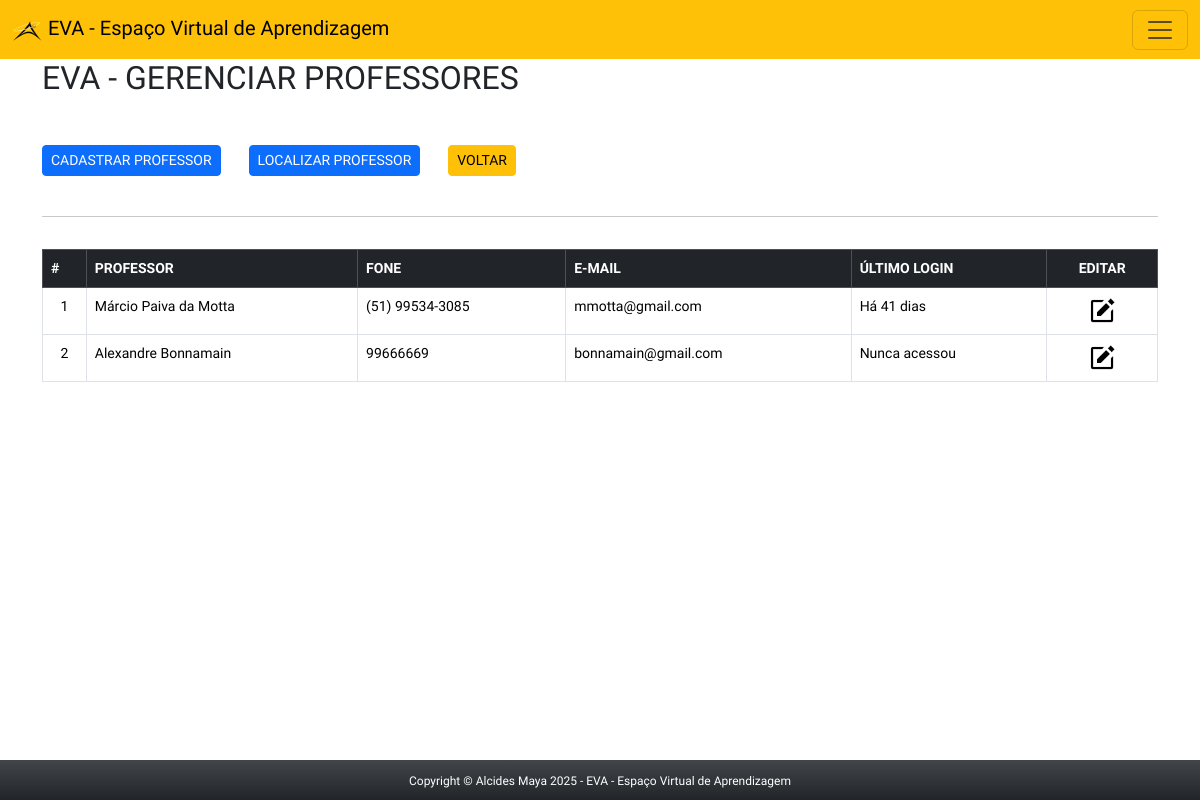
/app/view/adminProfes.php (signed in), run on the app's committed database.
### tables this page shows
CREATE TABLE `professores` (
  `id_prof` int(11) NOT NULL,
  `nome_prof` varchar(90) NOT NULL,
  `email` varchar(90) NOT NULL,
  `fone` varchar(15) NOT NULL,
  `data_criado` timestamp NOT NULL DEFAULT CURRENT_TIMESTAMP,
  `data_editado` timestamp NOT NULL DEFAULT CURRENT_TIMESTAMP ON UPDATE CURRENT_TIMESTAMP
);

CREATE TABLE `usuarios` (
  `id_usuario` int(11) NOT NULL,
  `username` varchar(30) NOT NULL,
  `senha` varchar(128) DEFAULT '7B00348CD926B12509E4326E7E1AA6BC23C59D3621D0A9EC902E09A01C692ED6',
  `nivel` tinyint(1) DEFAULT '1',
  `email` varchar(90) NOT NULL,
  `avatar` varchar(128) DEFAULT 'avatar.png',
  `ultimo_login` timestamp NULL DEFAULT NULL,
  `data_criado` timestamp NOT NULL DEFAULT CURRENT_TIMESTAMP,
  `data_editado` timestamp NOT NULL DEFAULT CURRENT_TIMESTAMP ON UPDATE CURRENT_TIMESTAMP
);

### app/config/connect.php (called while the page is built, shortened)
<?php
abstract class Connect {
    private $servidor = 'localhost';
    private $user = 'root';
    private $pass = 'usbw';
    private $banco = 'eva';
    private function connect() {
        $this->conn = new PDO("mysql:host=$this->servidor;dbname=$this->banco", $this->user, $this->pass);
    }
}
?>

### app/model/professor.php (called while the page is built, shortened)
<?php
require_once '../config/connect.php';
class Professor extends Connect {
    private $tabela = 'professores';
    public function consultarProfessores() {
        $sql = "SELECT p.id_prof, p.nome_prof, p.email, p.fone, u.ultimo_login
                FROM $this->tabela AS p
                LEFT JOIN usuarios AS u ON p.email = u.email
                ORDER BY u.ultimo_login DESC";
        $stmt = $this->conn->prepare($sql);
        $stmt->execute();
        return $stmt->fetchAll(PDO::FETCH_ASSOC);
    }
}
?>

### app/view/adminProfes.php (the view, shortened to what this page needs)
<?php
        if(isset($_SESSION['logado']) && $_SESSION['logado'] == true && $_SESSION['nivel'] >= 3 ){
?>
<!DOCTYPE html>
<html lang="pt-br">
<head>
    <link rel="stylesheet" href="css/style.css">
</head>
<body>
    <div class="container-full">
    <?php require_once 'headerAdmin.php'; ?>
        <section class="container main bg-white">
            <h2 class="mb-5"> EVA - GERENCIAR PROFESSORES</h2>
            <button type="button" class="btn btn-sm btn-primary" data-bs-toggle="modal" data-bs-target="#cadProf">
                CADASTRAR PROFESSOR
             </button>
            <button type="button" class="btn btn-sm btn-primary ms-4" data-bs-toggle="modal" data-bs-target="#localiza">
                LOCALIZAR PROFESSOR
            </button>
            <a href="indexAdmin.php" class="btn btn-sm btn-warning ms-4">VOLTAR</a>
            <br>&nbsp;
            <hr class="pt-2 pb-2">
            <table class="table table-bordered table stripped">
                <thead class="table-dark">
                    <tr>
                        <th>
                            #
                        </th>
                        <th>
                            PROFESSOR
                        </th>
                        <th>
                            FONE
                        </th>
                        <th>
                            E-MAIL
                        </th>
                        <th>
                            ÚLTIMO LOGIN
                        </th>
                        <th class='text-center'>
                            EDITAR
                        </th>
                    </tr>
                </thead>
                <tbody>
                <?php
                      $professor = new professor();
                      $consulta = $professor->consultarProfessores();
                        $i = 1;
                      foreach($consulta as $linha){
                          $id = $linha['id_prof'];
                          $nome = $linha['nome_prof'];
                          $fone = $linha['fone'];
                          $email = $linha['email'];
                          $ultimo_login = $linha['ultimo_login'];
                          $timestampAtual = time();
                          echo"
                          <tr>
                              <td class='text-center'>". $i++ ."</td>
                              <td>$nome</td>
                              <td>$fone</td>
                              <td>$email</td>";
                                  $dataHoraUltimoLogin = $ultimo_login;
                                      if (empty($dataHoraUltimoLogin)) {
                                          echo "<td>Nunca acessou</td>";
                                      } else {
                                          $timestampLogin = strtotime($dataHoraUltimoLogin); ;
                                          $diferenca = $timestampAtual - $timestampLogin; ;
                                          if ($diferenca < 60) {
                                              echo "<td>Agora</td>";
                                          } elseif ($diferenca < 3600) {
                                              $minutos = floor($diferenca / 60);
                                              echo "<td>Há $minutos minutos</td>";
                                          } elseif ($diferenca < 86400) {
                                              $horas = floor($diferenca / 3600);
                                              echo "<td>Há $horas horas<br></td>";
                                          } else {
                                              $dias = floor($diferenca / 86400);
                                              echo "<td>Há $dias dias</td>";
                                          }
                                      }
                          echo "
                                <td class='text-center log'>
                                <a href='editProf.php?id=$id'>
                                <img src='../../public/img/logos/edit.png'></a
                              </td>
                          </tr>";
                      }
                ?>
                </tbody>
            </table>
        </section>
        <?php require_once 'footer.php'; ?>
    </div>
</body>
</html>
<?php
    }else{
        header('Location: ../index.php');
    }
?>

### app/view/css/style.css (style rules this page uses)
body, * { font-family: 'Saira', sans-serif; font-optical-sizing: auto; font-style: normal; }
table { font-size: 14px; margin-bottom: 150px !important; }
.log img { width: 30px; }

### data on the page
professores: nome_prof "Márcio Paiva da Motta", fone "(51) 99534-3085", email "mmotta@gmail.com"
professores: nome_prof "Alexandre Bonnamain", fone "99666669", email "bonnamain@gmail.com", shows "Nunca acessou"
